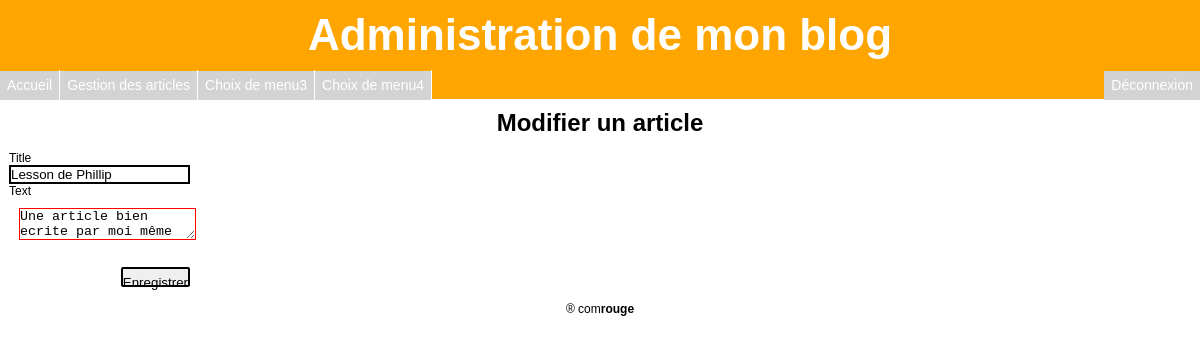
Screenshot of /admin/edit_article.php?id_article=5 (signed in) with the database file from the repository.
### tables this page shows
CREATE TABLE IF NOT EXISTS `articles` (
  `id_article` int(11) NOT NULL AUTO_INCREMENT,
  `title` varchar(45) NOT NULL,
  `text` varchar(45) NOT NULL,
  `date` datetime NOT NULL,
  `user` int(11) NOT NULL,
  PRIMARY KEY (`id_article`),
  KEY `user` (`user`)
);

### admin/edit_article.php (the view, shortened to what this page needs)
<?php
include_once('includes/header.php');
$query = mysql_query('SELECT title, text FROM articles WHERE id_article='. mysql_real_escape_string($_GET['id_article']));
$article = mysql_fetch_assoc($query);
?>
<h2>Modifier un article</h2>
<form  class="edit_article" action="edit_article.php?id_article=<?php echo $_GET['id_article']; ?>" method="post">
	<fieldset class="fields">
		<div class="row">
			<label for='title'>Title</label>
			<input type='text' name="title" value="<?php
				if (isset($_POST['title'])){
					echo $_POST['title'];
				}else{
					echo$article['title'];
				}
			?>"/>
		</div>
		<div class="row">
		<label for='text'>Text</label>
		<textarea name="text"><?php
				if (isset($_POST['text'])){
					echo $_POST['text'];
				}else{
					echo$article['text'];
				}
			?></textarea>
		</div>
	</fieldset>
	<fieldset class="actions">
		<button buton="submit">Enregistrer</button>
	</fieldset>
</form>
<?php include_once('includes/footer.php'); ?>

### admin/style.css (style rules this page uses)
h2 { margin: 10px; text-align : center; }
body { font-family : Arial, Sans-serif; }
form.edit_article { width : 200px; }
form fieldset { border: 0; }
form fieldset.actions { text-align: right; padding: 5px; }
fieldset { border : 0px; color: #000; margin : 5px; font-size: 12px; padding: 4px; margin: right; }
input , textarea, select, button { border: 2px solid #000; }
textarea { border: 1px red solid; margin: 10px; }
button { border-radius : 2px; height: 20px; line-height: 28px; color : black; corsur: pointer; }

### rows the page displays
articles: title "Lesson de Phillip", text "Une article bien ecrite par moi même"
